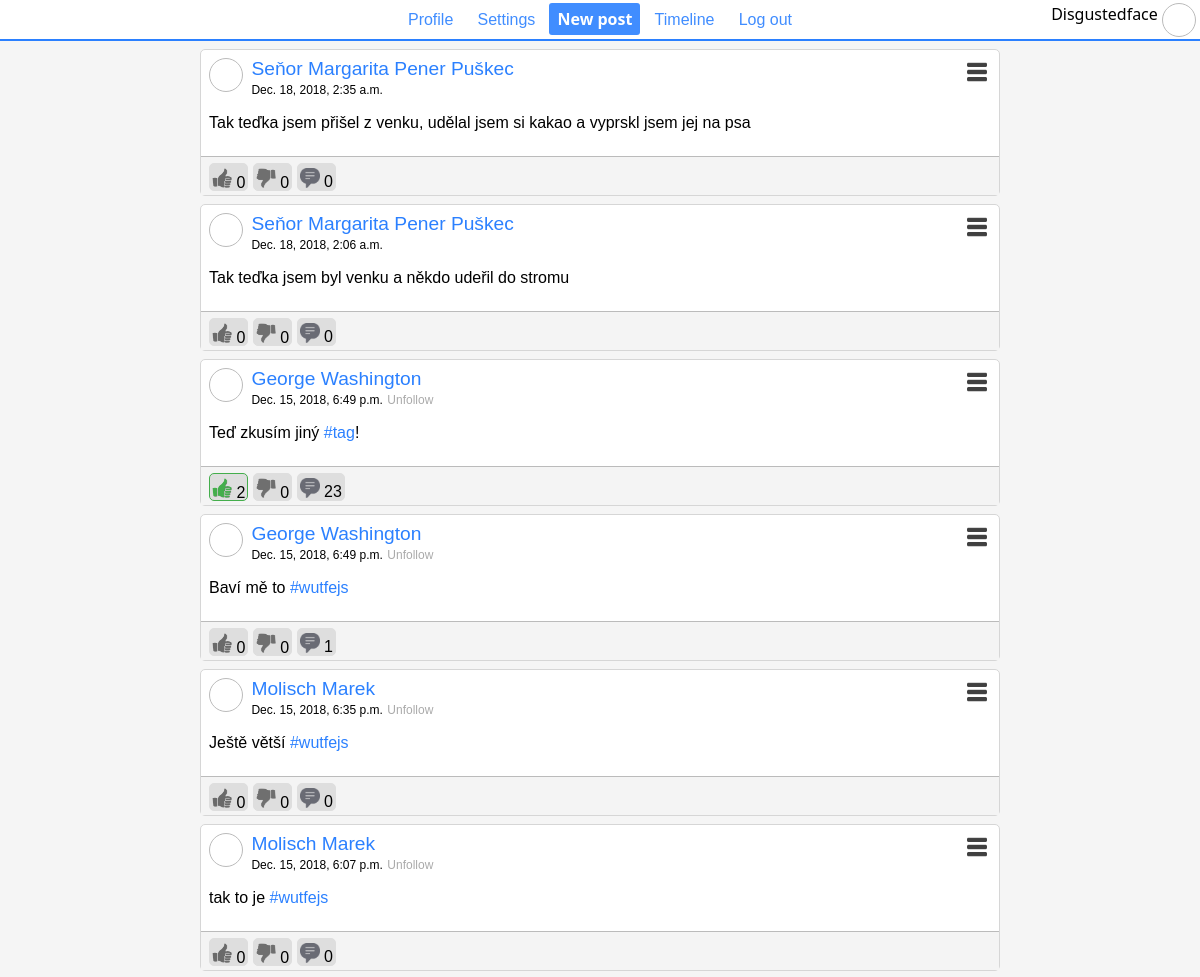
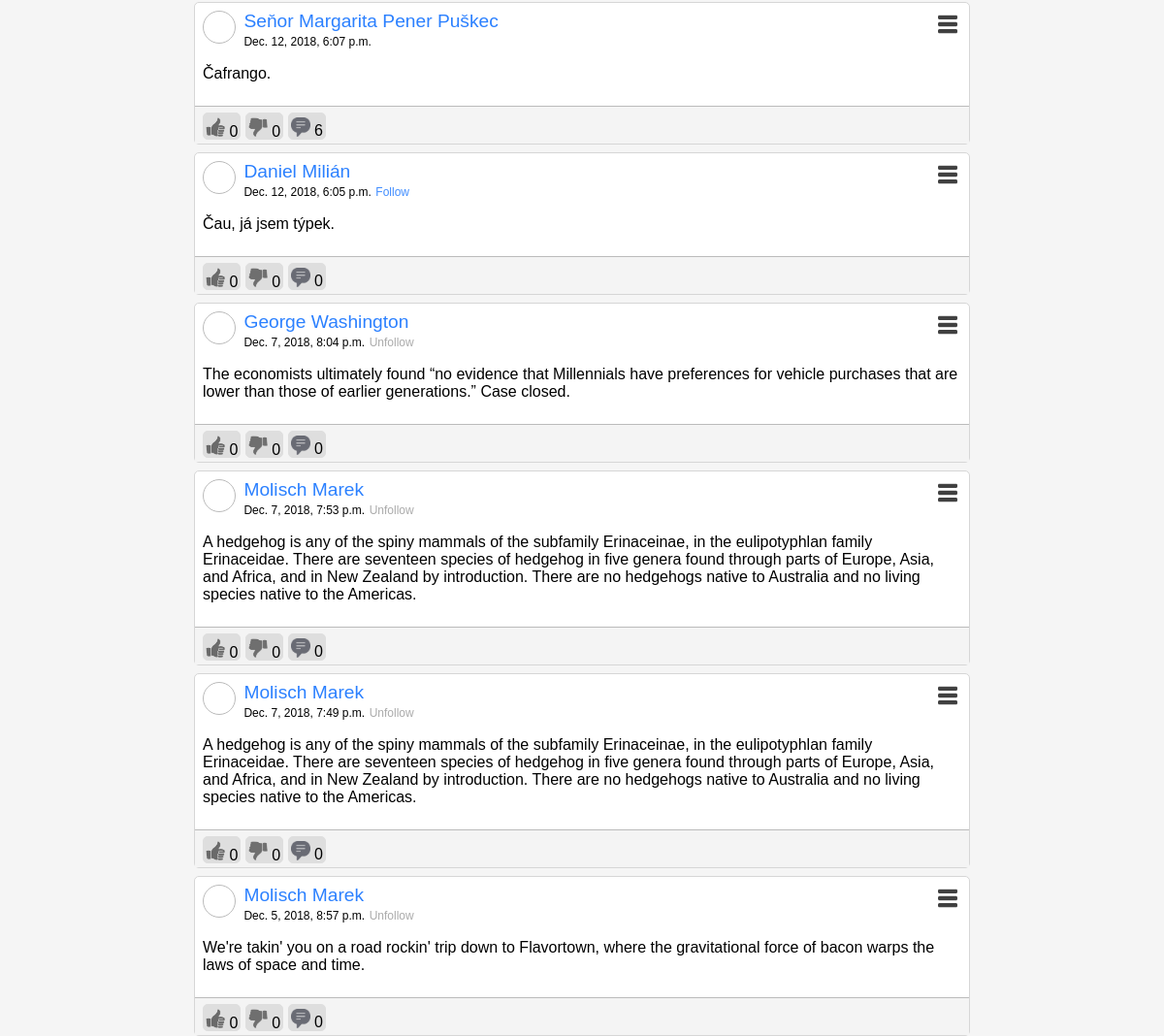
The page / (signed in) on the database its author committed (2 pictures, top to bottom).
### website/models.py (models this page shows, shortened)
class Profile(models.Model):
    user = models.OneToOneField(User, on_delete=models.CASCADE)
    description = models.CharField(max_length=140, default="")

class Post(models.Model):
    main_post = models.ForeignKey('Post', on_delete=models.CASCADE, null=True, blank=True, default=None)
    author = models.ForeignKey(Profile, on_delete=models.CASCADE)
    content = models.CharField(max_length=340)
    date = models.DateTimeField(auto_now=True)
    visibility = models.PositiveSmallIntegerField(
        default=Visibility.PUBLIC)  # 0: public, 1: friends, 2: myself; TODO: show posts only by visibility attribute.
    def get_thumbs_up(self):
        return len(Reaction.objects.all().filter(post=self, value=0))
    def get_thumbs_down(self):
        return len(Reaction.objects.all().filter(post=self, value=1))
    def get_thumb_value(self, user):
        profile = get_profile_by_user(user)
        if profile is None:
            raise ValueError("User must be user type or profile type.")
        try:
            reaction = Reaction.objects.get(post=self, author=profile)
            return reaction.value
        except ValueError:
            return -1
    def get_message_count(self):
        return len(Post.objects.all().filter(main_post=self))

### website/views.py (the view)
# urls.py: path('', views.index),
def index(request):
    if not request.user.is_authenticated:
        context = {
            "is_logged": True if request.user.is_authenticated else False,
        }
        rndr = "website/index.html"
    else:
        context = {
            "posts": Post.objects.select_related("author").order_by("-date").filter(main_post=None)[:15],
            "logged_user": Profile.objects.get(user=request.user) if request.user.is_authenticated else None,
        }
        rndr = "website/timeline.html"
    return render(request, rndr, context)

### website/libs/model_utils.py (called while the page is built)
def get_profile_by_user(user):
    from website.models import Profile
    if isinstance(user, Profile):
        return user
    try:
        return Profile.objects.get(user=user)
    except ObjectDoesNotExist:
        return None

def is_user_followed_by(user, follower):
    from website.models import Follow
    user = get_profile_by_user(user)
    follower = get_profile_by_user(follower)
    try:
        Follow.objects.get(follower=follower, following=user)
        return True
    except ObjectDoesNotExist:
        return False
    pass

### website/templatetags/timeline.py (called while the page is built)
@register.filter(name="add_tags")
def post_with_tags(post):
    post_list = []
    tags = get_tags(post)
    not_tags = list(map(lambda part: escape(part), split(post)))
    for i, tag in enumerate(tags):
        post_list.append(not_tags[i])
        post_list.append('<a href="/tag/{}">'.format(tag) + '#' + tag + '</a>')
    post_list.append(not_tags[-1])
    return "".join(post_list)

@register.filter(name="thumb_value")
def get_thumb_value(value, user):
    user = get_profile_by_user(user)
    return value.get_thumb_value(user.user)

@register.filter(name="followed_by")
def is_followed_by(user1, user2):
    return is_user_followed_by(user1, user2)

### website/templates/website/timeline.html (shortened to what this page needs)
{% extends 'website/social.html' %}
{% load static %}
{% load timeline %}
{% block content %}
    {% for post in posts %}
        <div class="post" id="post_{{ post.id }}" postid={{ post.id }}>
            <div class="content">
                <div class="profile_picture"></div>
                <div class="info">
                    <a class="whole_name"
                       href="/profile/{{ post.author.user.username }}">{{ post.author.user.get_full_name }}</a><br/>
                    <a class="date">{{ post.date }}</a>
                    {% if post.author != logged_user %}
                        {% if post.author|followed_by:logged_user == False %}
                            <a class="date_button blue" name="flw_{{ post.author.user.username }}"
                               onclick="sendFollow('{{ post.author.user.username }}', 0);">Follow</a>
                        {% else %}
                            <a class="date_button gray" name="flw_{{ post.author.user.username }}"
                               onclick="sendFollow('{{ post.author.user.username }}', 1);">Unfollow</a>
                        {% endif %}
                    {% endif %}
                </div>
                <div class="menu"><img src="{% static "images/menu.png" %}" width="20"></div>
                {% autoescape off %}
                    <p>{{ post.content|add_tags }}</p>
                {% endautoescape %}
            </div>
            <div class="reactions">
                {% if post|thumb_value:logged_user == 0 %}
                    <div class="button g_used" onclick="sendThumb(this, {{ post.id }}, -1);"><img
                            src="{% static "images/thumb_up.png" %}" width="20"> <label>{{ post.get_thumbs_up }}</label>
                    </div>
                {% else %}
                    <div class="button" onclick="sendThumb(this, {{ post.id }}, 0);"><img
                            src="{% static "images/thumb_up_n.png" %}" width="20">
                        <label>{{ post.get_thumbs_up }}</label>
                    </div>
                {% endif %}
                {% if post|thumb_value:logged_user == 1 %}
                    <div class="button r_used" onclick="sendThumb(this, {{ post.id }}, -1);"><img
                            src="{% static "images/thumb_down.png" %}"
                            width="20"> <label>{{ post.get_thumbs_down }}</label></div>
                {% else %}
                    <div class="button" onclick="sendThumb(this, {{ post.id }}, 1);"><img
                            src="{% static "images/thumb_down_n.png" %}"
                            width="20"> <label>{{ post.get_thumbs_down }}</label></div>
                {% endif %}
                <div class="button" onclick="commentOnPost({{ post.id }})"><img src="{% static "images/messages.png" %}"
                                                                                width="20"> {{ post.get_message_count }}
                </div>
            </div>
        </div>
    {% endfor %}
{% endblock %}

### website/templates/website/social.html (shortened to what this page needs)
{% load static %}
<!DOCTYPE html>
<html>
<head>
    <link rel="stylesheet" href="{% static "website/main.css" %}"/>
</head>
<body>
<div id="siteheader">
    <div id="content">
        <button href="/profile/{{ logged_user.user.username }}">Profile</button>
        <button href="#">Settings</button>
        <button class="special" onclick="displayPostForm()">New post</button>
        <button href="/">Timeline</button>
        <button href="/logout">Log out</button>
        <div class="absolute right" style="display:inline-block;">
            {{ logged_user.user.username }}
            <div class="profile_picture"></div>
        </div>
    </div>
</div>
<div class="container">
    <div class="content">
        {% block content %}
        {% endblock %}
    </div>
</div>
</body>
</html>

### website/static/website/main.css (style rules this page uses)
body { background-color: rgb(245, 245, 245); font-family: Helvetica, Arial, sans-serif; padding: 0; margin: 0; }
.content p a { text-decoration: none; color: #2b80ff; }
#siteheader { background-color: white; display: flex; margin: 0 auto; padding: .2em; justify-content: center; font-family: 'Segoe UI', Tahoma, Geneva, Verdana, sans-serif; border-bottom: 2px solid #2b80ff; }
#siteheader #content { width: 100%; text-align: center; }
#siteheader button { padding: 0 .5em; text-align: center; font-size: 16px; margin: 0 2px; height: 2em; line-height: 2em; color: #408dff; text-decoration: none; border: 0; background-color: transparent; }
#siteheader button.special { border: none; font-weight: bolder; background-color: #408dff; text-align: center; margin: 0; height: 2em; line-height: 2em; color: white; font-family: 'Segoe UI', Tahoma, Geneva, Verdana, sans-serif; text-decoration: none; border-radius: 3px; font-size: 16px; }
.container { margin: 0 auto; max-width: 50em; }
.post .whole_name { text-decoration: none; color: #2b80ff; font-size: 1.2em; }
.post .date { font-size: 12px; }
.post { position: relative; margin-top: 8px; border: 1px solid rgb(214, 214, 214); background-color: white; border-radius: 5px; }
.post .content { padding: .5em; }
.post .info { display: inline-block; }
.profile_picture { width: 32px; height: 32px; border-radius: 32px; border: 1px solid #BBBBBB; display: inline-block; vertical-align: top; margin-right: 4px; }
.post .reactions { padding-top: 6px; padding-left: .5em; border-top: 1px solid #BBBBBB; background-color: rgb(244, 244, 244); margin: 0 auto; height: 32px; }
.post .button { border-radius: 5px; background-color: rgb(222, 222, 222); border: 1px solid rgb(222, 222, 222); display: inline-block; cursor: pointer; padding: 2px; box-sizing: border-box; height: 28px; vertical-align: top; }
.post .button label { cursor: pointer; }
.post .button img { margin-top: 2px; }
.post .button.g_used { border: 1px solid rgb(68, 174, 76); }
.post .menu { float: right; cursor: pointer; height: 28px; padding: 4px; box-sizing: border-box; border-radius: 5px; }
.post .date_button { font-size: 12px; cursor: pointer; }
.blue { color: #408dff; }
.gray { color: #aaaaaa; }
.absolute { position: absolute; }
.absolute.right { right: 0; }

### rows shown on the page
Profile: user.username "Disgustedface"
Post: author.user.get_full_name "Seňor Margarita Pener Puškec", date "Dec. 18, 2018, 2:35 a.m.", content|add_tags "Tak teďka jsem přišel z venku, udělal jsem si kakao a vyprskl jsem jej na psa", get_thumbs_up "0", get_thumbs_down "0", get_message_count "0"
Post: author.user.get_full_name "Seňor Margarita Pener Puškec", date "Dec. 18, 2018, 2:06 a.m.", content|add_tags "Tak teďka jsem byl venku a někdo udeřil do stromu", get_thumbs_up "0", get_thumbs_down "0", get_message_count "0"
Post: author.user.get_full_name "George Washington", date "Dec. 15, 2018, 6:49 p.m.", content|add_tags "Teď zkusím jiný #tag !", get_thumbs_up "2", get_thumbs_down "0", get_message_count "23"
Post: author.user.get_full_name "George Washington", date "Dec. 15, 2018, 6:49 p.m.", content|add_tags "Baví mě to #wutfejs", get_thumbs_up "0", get_thumbs_down "0", get_message_count "1"
Post: author.user.get_full_name "Molisch Marek", date "Dec. 15, 2018, 6:35 p.m.", content|add_tags "Ještě větší #wutfejs", get_thumbs_up "0", get_thumbs_down "0", get_message_count "0"
Post: author.user.get_full_name "Molisch Marek", date "Dec. 15, 2018, 6:07 p.m.", content|add_tags "tak to je #wutfejs", get_thumbs_up "0", get_thumbs_down "0", get_message_count "0"
Post: author.user.get_full_name "Seňor Margarita Pener Puškec", date "Dec. 12, 2018, 6:07 p.m.", content|add_tags "Čafrango.", get_thumbs_up "0", get_thumbs_down "0", get_message_count "6"
Post: author.user.get_full_name "Daniel Milián", date "Dec. 12, 2018, 6:05 p.m.", content|add_tags "Čau, já jsem týpek.", get_thumbs_up "0", get_thumbs_down "0", get_message_count "0"
Post: author.user.get_full_name "George Washington", date "Dec. 7, 2018, 8:04 p.m.", content|add_tags "The economists ultimately found “no evidence that Millennials have preferences for vehicle purchases that are lower than those of earlier generations.” Case closed.", get_thumbs_up "0", get_thumbs_down "0", get_message_count "0"
Post: author.user.get_full_name "Molisch Marek", date "Dec. 7, 2018, 7:53 p.m.", content|add_tags "A hedgehog is any of the spiny mammals of the subfamily Erinaceinae, in the eulipotyphlan family Erinaceidae. There are seventeen species of hedgehog in five genera found through parts of Europe, Asia, and Africa, and in New Zealand by introduction. There are no hedgehogs native to Australia and no living species native to the Americas.", get_thumbs_up "0", get_thumbs_down "0", get_message_count "0"
Post: author.user.get_full_name "Molisch Marek", date "Dec. 7, 2018, 7:49 p.m.", content|add_tags "A hedgehog is any of the spiny mammals of the subfamily Erinaceinae, in the eulipotyphlan family Erinaceidae. There are seventeen species of hedgehog in five genera found through parts of Europe, Asia, and Africa, and in New Zealand by introduction. There are no hedgehogs native to Australia and no living species native to the Americas.", get_thumbs_up "0", get_thumbs_down "0", get_message_count "0"
Post: author.user.get_full_name "Molisch Marek", date "Dec. 5, 2018, 8:57 p.m.", content|add_tags "We're takin' you on a road rockin' trip down to Flavortown, where the gravitational force of bacon warps the laws of space and time.", get_thumbs_up "0", get_thumbs_down "0", get_message_count "0"
